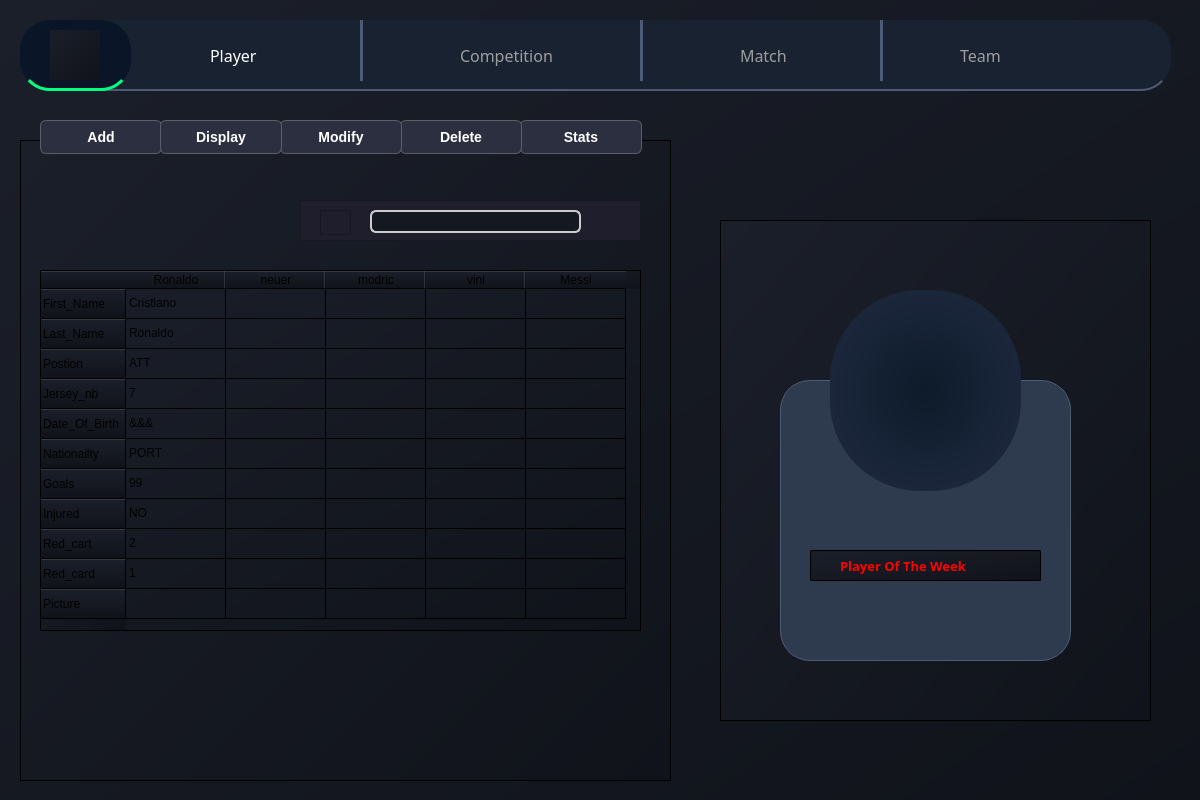
<?xml version="1.0" encoding="UTF-8"?>
<ui version="4.0">
 <class>Form</class>
 <widget class="QWidget" name="Form">
  <property name="geometry">
   <rect>
    <x>0</x>
    <y>0</y>
    <width>1200</width>
    <height>800</height>
   </rect>
  </property>
  <property name="font">
   <font>
    <pointsize>10</pointsize>
   </font>
  </property>
  <property name="windowTitle">
   <string>Form</string>
  </property>
  <property name="styleSheet">
   <string notr="true">background: qlineargradient(x1:0, y1:0, x2:1, y2:1, stop:0 #1b1f2a, stop:1 #10131a);
</string>
  </property>
  <widget class="QLabel" name="dashboard_2">
   <property name="geometry">
    <rect>
     <x>210</x>
     <y>40</y>
     <width>71</width>
     <height>31</height>
    </rect>
   </property>
   <property name="font">
    <font>
     <family>Franklin Gothic Book</family>
     <pointsize>12</pointsize>
     <fontweight>Thin</fontweight>
    </font>
   </property>
   <property name="styleSheet">
    <string notr="true">background-color: transparent;
color: rgb(255, 255, 255);</string>
   </property>
   <property name="text">
    <string>Player</string>
   </property>
  </widget>
  <widget class="Line" name="line_2">
   <property name="geometry">
    <rect>
     <x>640</x>
     <y>20</y>
     <width>3</width>
     <height>61</height>
    </rect>
   </property>
   <property name="styleSheet">
    <string notr="true">border: 2px solid #4C5C75;</string>
   </property>
   <property name="orientation">
    <enum>Qt::Orientation::Vertical</enum>
   </property>
  </widget>
  <widget class="QListWidget" name="menu">
   <property name="geometry">
    <rect>
     <x>20</x>
     <y>20</y>
     <width>1151</width>
     <height>71</height>
    </rect>
   </property>
   <property name="styleSheet">
    <string notr="true">background: #192231;
color: #D3D3D3;
border-bottom: 2px solid #4C5C75;

border-radius: 30px;

</string>
   </property>
  </widget>
  <widget class="Line" name="line_3">
   <property name="geometry">
    <rect>
     <x>880</x>
     <y>20</y>
     <width>3</width>
     <height>61</height>
    </rect>
   </property>
   <property name="styleSheet">
    <string notr="true">border: 2px solid #4C5C75;</string>
   </property>
   <property name="orientation">
    <enum>Qt::Orientation::Vertical</enum>
   </property>
  </widget>
  <widget class="QLabel" name="label_4">
   <property name="geometry">
    <rect>
     <x>1120</x>
     <y>40</y>
     <width>40</width>
     <height>40</height>
    </rect>
   </property>
   <property name="styleSheet">
    <string notr="true">background-color:transparent;</string>
   </property>
   <property name="text">
    <string/>
   </property>
   <property name="pixmap">
    <pixmap>user.png</pixmap>
   </property>
   <property name="scaledContents">
    <bool>true</bool>
   </property>
  </widget>
  <widget class="QLabel" name="dashboard_3">
   <property name="geometry">
    <rect>
     <x>740</x>
     <y>40</y>
     <width>71</width>
     <height>31</height>
    </rect>
   </property>
   <property name="font">
    <font>
     <family>Franklin Gothic Book</family>
     <pointsize>12</pointsize>
     <fontweight>Thin</fontweight>
    </font>
   </property>
   <property name="styleSheet">
    <string notr="true">background-color: transparent;
color: rgb(158, 158, 158);</string>
   </property>
   <property name="text">
    <string>Match</string>
   </property>
  </widget>
  <widget class="QLabel" name="dashboard_7">
   <property name="geometry">
    <rect>
     <x>460</x>
     <y>40</y>
     <width>131</width>
     <height>31</height>
    </rect>
   </property>
   <property name="font">
    <font>
     <family>Franklin Gothic Book</family>
     <pointsize>12</pointsize>
     <fontweight>Thin</fontweight>
    </font>
   </property>
   <property name="styleSheet">
    <string notr="true">background-color: transparent;
color: rgb(158, 158, 158);</string>
   </property>
   <property name="text">
    <string>Competition</string>
   </property>
  </widget>
  <widget class="QLabel" name="dashboard_4">
   <property name="geometry">
    <rect>
     <x>960</x>
     <y>40</y>
     <width>61</width>
     <height>31</height>
    </rect>
   </property>
   <property name="font">
    <font>
     <family>Franklin Gothic Book</family>
     <pointsize>12</pointsize>
     <fontweight>Thin</fontweight>
    </font>
   </property>
   <property name="styleSheet">
    <string notr="true">background-color: transparent;
color: rgb(158, 158, 158);</string>
   </property>
   <property name="text">
    <string>Team</string>
   </property>
  </widget>
  <widget class="QLabel" name="label">
   <property name="geometry">
    <rect>
     <x>50</x>
     <y>30</y>
     <width>50</width>
     <height>50</height>
    </rect>
   </property>
   <property name="text">
    <string/>
   </property>
   <property name="pixmap">
    <pixmap>../../../../../Pictures/proj QT/logo football.png</pixmap>
   </property>
   <property name="scaledContents">
    <bool>true</bool>
   </property>
  </widget>
  <widget class="Line" name="line">
   <property name="geometry">
    <rect>
     <x>360</x>
     <y>20</y>
     <width>3</width>
     <height>61</height>
    </rect>
   </property>
   <property name="styleSheet">
    <string notr="true">color: rgb(40, 40, 40);
border: 2px solid #4C5C75;</string>
   </property>
   <property name="orientation">
    <enum>Qt::Orientation::Vertical</enum>
   </property>
  </widget>
  <widget class="QLabel" name="label_3">
   <property name="geometry">
    <rect>
     <x>1110</x>
     <y>40</y>
     <width>40</width>
     <height>40</height>
    </rect>
   </property>
   <property name="styleSheet">
    <string notr="true">background-color: transparent;</string>
   </property>
   <property name="text">
    <string/>
   </property>
   <property name="pixmap">
    <pixmap>../../../../../Pictures/icons/user.png</pixmap>
   </property>
   <property name="scaledContents">
    <bool>true</bool>
   </property>
  </widget>
  <widget class="QListWidget" name="menu_2">
   <property name="geometry">
    <rect>
     <x>20</x>
     <y>20</y>
     <width>111</width>
     <height>71</height>
    </rect>
   </property>
   <property name="styleSheet">
    <string notr="true">background: #0A1628;
color: #FFFFFF;
border-bottom: 3px solid #00FF7F;

border-radius: 30px;

</string>
   </property>
  </widget>
  <widget class="QLabel" name="label_17">
   <property name="geometry">
    <rect>
     <x>1110</x>
     <y>40</y>
     <width>30</width>
     <height>30</height>
    </rect>
   </property>
   <property name="styleSheet">
    <string notr="true">background-color:transparent;</string>
   </property>
   <property name="text">
    <string/>
   </property>
   <property name="pixmap">
    <pixmap>../../../../../Pictures/proj QT/user.png</pixmap>
   </property>
   <property name="scaledContents">
    <bool>true</bool>
   </property>
  </widget>
  <widget class="QFrame" name="frame_6">
   <property name="geometry">
    <rect>
     <x>20</x>
     <y>140</y>
     <width>651</width>
     <height>641</height>
    </rect>
   </property>
   <property name="frameShape">
    <enum>QFrame::Shape::StyledPanel</enum>
   </property>
   <property name="frameShadow">
    <enum>QFrame::Shadow::Raised</enum>
   </property>
   <widget class="QTableWidget" name="tableWidget">
    <property name="geometry">
     <rect>
      <x>20</x>
      <y>130</y>
      <width>601</width>
      <height>361</height>
     </rect>
    </property>
    <property name="styleSheet">
     <string notr="true">/* Style for the specific QTableView named tableView */
#tableView {
    background-color: #1C1F2A; /* Matches the dark background of your UI */
    border: 1px solid #2A2D3A; /* Subtle border for definition */
    border-radius: 5px; /* Rounded corners to match your UI */
    color: white; /* White text for readability on dark background */
    gridline-color: #2A2D3A; /* Dark grid lines for better visibility */
    selection-background-color: #4A5970; /* Slightly lighter blue-gray for selected rows */
    selection-color: white; /* White text for selected items */
    alternate-background-color: #192231; /* Alternate row color for better readability */
}

/* Style for headers (horizontal and vertical) of tableView */
#tableView QHeaderView::section {
    background-color: #2E3B4E; /* Slightly lighter header background */
    border: 1px solid #4C5C75; /* Matching border color from your UI */
    border-radius: 3px; /* Subtle rounding */
    color: white; /* White text for headers */
    padding: 5px; /* Padding for better spacing */
    font-weight: bold; /* Bold headers for emphasis */
    margin: 0px; /* Remove extra margins */
}

/* Style for items (cells) in tableView */
#tableView::item {
    padding: 5px; /* Padding inside cells */
}

/* Style for scroll bars of tableView */
#tableView::verticalScrollBar, #tableView::horizontalScrollBar {
    background-color: #1C1F2A; /* Dark background for scroll bars */
    width: 15px; /* Width of vertical scroll bar */
    height: 15px; /* Height of horizontal scroll bar */
}

#tableView QScrollBar::handle:vertical, #tableView QScrollBar::handle:horizontal {
    background-color: #4C5C75; /* Scroll handle color matching your UI lines */
    border-radius: 7px; /* Rounded scroll handle */
    min-height: 20px;
    min-width: 20px;
}

#tableView QScrollBar::add-line, #tableView QScrollBar::sub-line {
    background: none; /* Remove arrows */
    border: none;
}

#tableView QScrollBar::add-page, #tableView QScrollBar::sub-page {
    background: none; /* Transparent background for scroll areas */
}

/* Focus frame (when an item in tableView is focused) */
#tableView:focus {
    border: 2px solid #00FF7F; /* Green outline for focus, matching your logo */
}

/* Disabled state for tableView */
#tableView:disabled {
    color: #808080; /* Gray text for disabled state */
    background-color: #151A24; /* Slightly darker background for disabled state */
}</string>
    </property>
    <row>
     <property name="text">
      <string>First_Name</string>
     </property>
    </row>
    <row>
     <property name="text">
      <string>Last_Name</string>
     </property>
    </row>
    <row>
     <property name="text">
      <string>Postion</string>
     </property>
    </row>
    <row>
     <property name="text">
      <string>Jersey_nb</string>
     </property>
    </row>
    <row>
     <property name="text">
      <string>Date_Of_Birth</string>
     </property>
    </row>
    <row>
     <property name="text">
      <string>Nationailty</string>
     </property>
    </row>
    <row>
     <property name="text">
      <string>Goals</string>
     </property>
    </row>
    <row>
     <property name="text">
      <string>Injured</string>
     </property>
    </row>
    <row>
     <property name="text">
      <string>Red_cart</string>
     </property>
    </row>
    <row>
     <property name="text">
      <string>Red_card</string>
     </property>
    </row>
    <row>
     <property name="text">
      <string>Picture</string>
     </property>
    </row>
    <column>
     <property name="text">
      <string>Ronaldo</string>
     </property>
    </column>
    <column>
     <property name="text">
      <string>neuer</string>
     </property>
    </column>
    <column>
     <property name="text">
      <string>modric</string>
     </property>
    </column>
    <column>
     <property name="text">
      <string>vini</string>
     </property>
    </column>
    <column>
     <property name="text">
      <string>Messi</string>
     </property>
    </column>
    <item row="0" column="0">
     <property name="text">
      <string>Cristiano</string>
     </property>
    </item>
    <item row="1" column="0">
     <property name="text">
      <string>Ronaldo</string>
     </property>
    </item>
    <item row="2" column="0">
     <property name="text">
      <string>ATT</string>
     </property>
    </item>
    <item row="3" column="0">
     <property name="text">
      <string>7</string>
     </property>
    </item>
    <item row="4" column="0">
     <property name="text">
      <string>&amp;&amp;&amp;</string>
     </property>
    </item>
    <item row="5" column="0">
     <property name="text">
      <string>PORT</string>
     </property>
    </item>
    <item row="6" column="0">
     <property name="text">
      <string>99</string>
     </property>
    </item>
    <item row="7" column="0">
     <property name="text">
      <string>NO</string>
     </property>
    </item>
    <item row="8" column="0">
     <property name="text">
      <string>2</string>
     </property>
    </item>
    <item row="9" column="0">
     <property name="text">
      <string>1</string>
     </property>
    </item>
   </widget>
   <widget class="QFrame" name="frame_2">
    <property name="geometry">
     <rect>
      <x>280</x>
      <y>60</y>
      <width>341</width>
      <height>41</height>
     </rect>
    </property>
    <property name="styleSheet">
     <string notr="true">    background-color: #1E1E2D;  /* Dark matte background */


 

</string>
    </property>
    <property name="frameShape">
     <enum>QFrame::Shape::StyledPanel</enum>
    </property>
    <property name="frameShadow">
     <enum>QFrame::Shadow::Raised</enum>
    </property>
    <widget class="QLineEdit" name="lineEdit_7">
     <property name="geometry">
      <rect>
       <x>70</x>
       <y>10</y>
       <width>211</width>
       <height>23</height>
      </rect>
     </property>
     <property name="styleSheet">
      <string notr="true">    background-color: #141821;  /* Slightly lighter for contrast */
    border: 2px solid #cccccc;  /* Keep borders subtle */
    border-radius: 6px;
    padding: 6px 10px;
    font-size: 14px;
    color: white;</string>
     </property>
    </widget>
    <widget class="QLabel" name="label_5">
     <property name="geometry">
      <rect>
       <x>300</x>
       <y>20</y>
       <width>18</width>
       <height>18</height>
      </rect>
     </property>
     <property name="text">
      <string/>
     </property>
     <property name="pixmap">
      <pixmap>../../../../../Pictures/proj QT/trier.png</pixmap>
     </property>
     <property name="scaledContents">
      <bool>true</bool>
     </property>
    </widget>
    <widget class="QFrame" name="frame">
     <property name="geometry">
      <rect>
       <x>20</x>
       <y>10</y>
       <width>31</width>
       <height>25</height>
      </rect>
     </property>
     <property name="frameShape">
      <enum>QFrame::Shape::StyledPanel</enum>
     </property>
     <property name="frameShadow">
      <enum>QFrame::Shadow::Raised</enum>
     </property>
     <widget class="QLabel" name="label_16">
      <property name="geometry">
       <rect>
        <x>10</x>
        <y>10</y>
        <width>11</width>
        <height>11</height>
       </rect>
      </property>
      <property name="text">
       <string/>
      </property>
      <property name="pixmap">
       <pixmap>../../../../../Pictures/proj QT/search.png</pixmap>
      </property>
      <property name="scaledContents">
       <bool>true</bool>
      </property>
     </widget>
    </widget>
    <zorder>frame</zorder>
    <zorder>lineEdit_7</zorder>
    <zorder>label_5</zorder>
   </widget>
  </widget>
  <widget class="QPushButton" name="pushButton_5">
   <property name="geometry">
    <rect>
     <x>40</x>
     <y>120</y>
     <width>122</width>
     <height>34</height>
    </rect>
   </property>
   <property name="styleSheet">
    <string notr="true">background-color: #2C2F3F;  /* Elegant dark background */
    color: white;
    font-size: 14px;
    font-weight: bold;
    border: 1px solid #5A5F69;
    border-radius: 6px;
    padding: 8px 15px;
    min-width: 90px;
    transition: all 0.3s ease-in-out;</string>
   </property>
   <property name="text">
    <string>Add</string>
   </property>
  </widget>
  <widget class="QFrame" name="frame_3">
   <property name="geometry">
    <rect>
     <x>720</x>
     <y>220</y>
     <width>431</width>
     <height>501</height>
    </rect>
   </property>
   <property name="frameShape">
    <enum>QFrame::Shape::StyledPanel</enum>
   </property>
   <property name="frameShadow">
    <enum>QFrame::Shadow::Raised</enum>
   </property>
   <widget class="QListWidget" name="azer">
    <property name="geometry">
     <rect>
      <x>60</x>
      <y>160</y>
      <width>291</width>
      <height>281</height>
     </rect>
    </property>
    <property name="styleSheet">
     <string notr="true">background: #2E3B4E;
border: 1px solid #4C5C75;

border-radius: 30px;

</string>
    </property>
   </widget>
   <widget class="QListWidget" name="listWidget_2">
    <property name="geometry">
     <rect>
      <x>110</x>
      <y>70</y>
      <width>191</width>
      <height>201</height>
     </rect>
    </property>
    <property name="styleSheet">
     <string notr="true">border-radius: 90px;
background-color: qradialgradient(spread:pad, cx:0.5, cy:0.5, radius:0.5, fx:0.5, fy:0.5, stop:0 rgba(13, 27, 42, 255), stop:1 rgba(27, 38, 59, 255));</string>
    </property>
   </widget>
   <widget class="QLabel" name="dashboard_6">
    <property name="geometry">
     <rect>
      <x>120</x>
      <y>330</y>
      <width>171</width>
      <height>31</height>
     </rect>
    </property>
    <property name="font">
     <font>
      <family>Sans Serif Collection</family>
      <pointsize>10</pointsize>
      <bold>true</bold>
     </font>
    </property>
    <property name="styleSheet">
     <string notr="true">background-color: transparent;
    color: red;
    font-weight: bold;
    text-shadow: 0px 0px 8px rgba(255, 215, 0, 0.8); /* Gold glow */
</string>
    </property>
    <property name="text">
     <string>Player Of The Week</string>
    </property>
   </widget>
   <widget class="QLineEdit" name="lineEdit">
    <property name="geometry">
     <rect>
      <x>90</x>
      <y>330</y>
      <width>231</width>
      <height>31</height>
     </rect>
    </property>
   </widget>
   <widget class="QLabel" name="label_6">
    <property name="geometry">
     <rect>
      <x>0</x>
      <y>10</y>
      <width>461</width>
      <height>271</height>
     </rect>
    </property>
    <property name="styleSheet">
     <string notr="true">background-color: transparent;</string>
    </property>
    <property name="text">
     <string/>
    </property>
    <property name="pixmap">
     <pixmap>../../../../../../Downloads/Unazeaztitled-1.png</pixmap>
    </property>
    <property name="scaledContents">
     <bool>true</bool>
    </property>
   </widget>
   <zorder>azer</zorder>
   <zorder>lineEdit</zorder>
   <zorder>listWidget_2</zorder>
   <zorder>dashboard_6</zorder>
   <zorder>label_6</zorder>
  </widget>
  <widget class="QPushButton" name="pushButton_6">
   <property name="geometry">
    <rect>
     <x>520</x>
     <y>120</y>
     <width>122</width>
     <height>34</height>
    </rect>
   </property>
   <property name="styleSheet">
    <string notr="true">background-color: #2C2F3F;  /* Elegant dark background */
    color: white;
    font-size: 14px;
    font-weight: bold;
    border: 1px solid #5A5F69;
    border-radius: 6px;
    padding: 8px 15px;
    min-width: 90px;
    transition: all 0.3s ease-in-out;</string>
   </property>
   <property name="text">
    <string>Stats</string>
   </property>
  </widget>
  <widget class="QPushButton" name="pushButton_7">
   <property name="geometry">
    <rect>
     <x>400</x>
     <y>120</y>
     <width>122</width>
     <height>34</height>
    </rect>
   </property>
   <property name="styleSheet">
    <string notr="true">background-color: #2C2F3F;  /* Elegant dark background */
    color: white;
    font-size: 14px;
    font-weight: bold;
    border: 1px solid #5A5F69;
    border-radius: 6px;
    padding: 8px 15px;
    min-width: 90px;
    transition: all 0.3s ease-in-out;</string>
   </property>
   <property name="text">
    <string>Delete</string>
   </property>
  </widget>
  <widget class="QPushButton" name="pushButton_8">
   <property name="geometry">
    <rect>
     <x>280</x>
     <y>120</y>
     <width>122</width>
     <height>34</height>
    </rect>
   </property>
   <property name="styleSheet">
    <string notr="true">background-color: #2C2F3F;  /* Elegant dark background */
    color: white;
    font-size: 14px;
    font-weight: bold;
    border: 1px solid #5A5F69;
    border-radius: 6px;
    padding: 8px 15px;
    min-width: 90px;
    transition: all 0.3s ease-in-out;</string>
   </property>
   <property name="text">
    <string>Modify</string>
   </property>
  </widget>
  <widget class="QPushButton" name="pushButton_9">
   <property name="geometry">
    <rect>
     <x>160</x>
     <y>120</y>
     <width>122</width>
     <height>34</height>
    </rect>
   </property>
   <property name="styleSheet">
    <string notr="true">background-color: #2C2F3F;  /* Elegant dark background */
    color: white;
    font-size: 14px;
    font-weight: bold;
    border: 1px solid #5A5F69;
    border-radius: 6px;
    padding: 8px 15px;
    min-width: 90px;
    transition: all 0.3s ease-in-out;</string>
   </property>
   <property name="text">
    <string>Display</string>
   </property>
  </widget>
  <zorder>menu</zorder>
  <zorder>menu_2</zorder>
  <zorder>dashboard_2</zorder>
  <zorder>line_2</zorder>
  <zorder>line_3</zorder>
  <zorder>label_4</zorder>
  <zorder>dashboard_3</zorder>
  <zorder>dashboard_7</zorder>
  <zorder>dashboard_4</zorder>
  <zorder>line</zorder>
  <zorder>label_3</zorder>
  <zorder>label</zorder>
  <zorder>label_17</zorder>
  <zorder>frame_6</zorder>
  <zorder>pushButton_5</zorder>
  <zorder>frame_3</zorder>
  <zorder>pushButton_6</zorder>
  <zorder>pushButton_7</zorder>
  <zorder>pushButton_8</zorder>
  <zorder>pushButton_9</zorder>
 </widget>
 <resources/>
 <connections/>
</ui>
